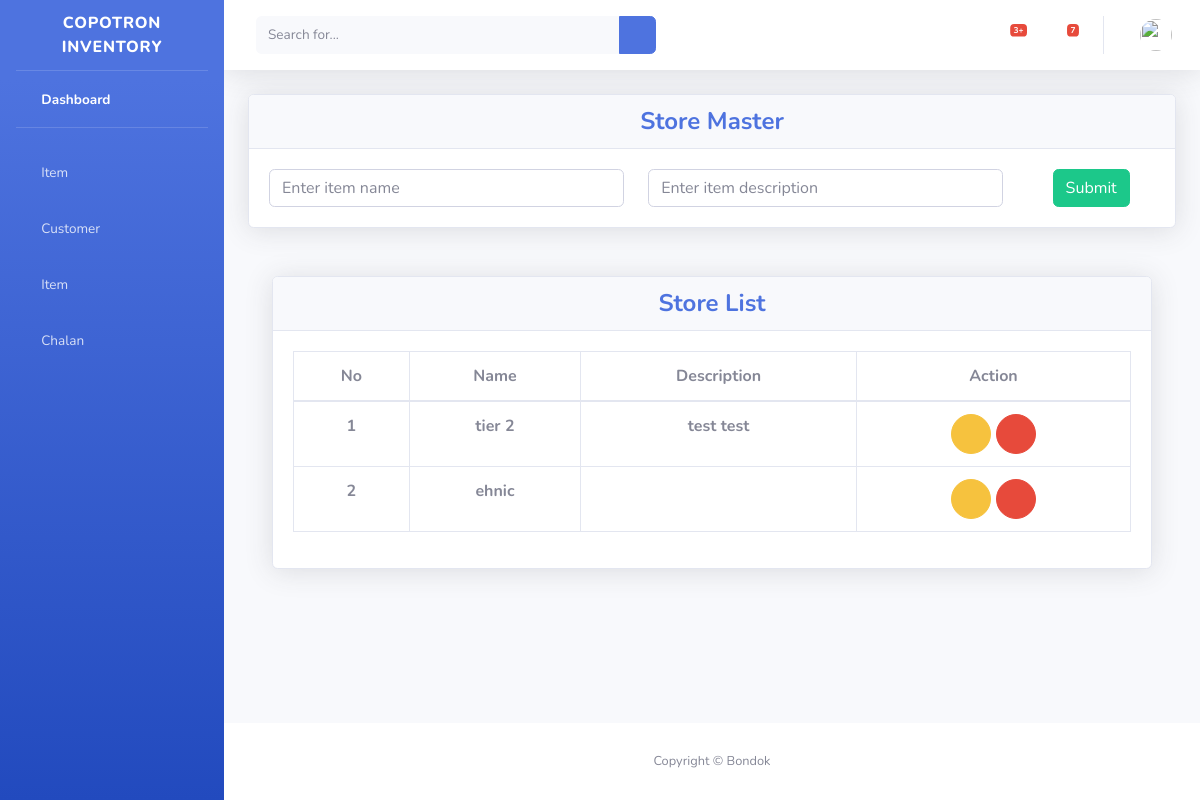
Page /store/ on the earlier database version.
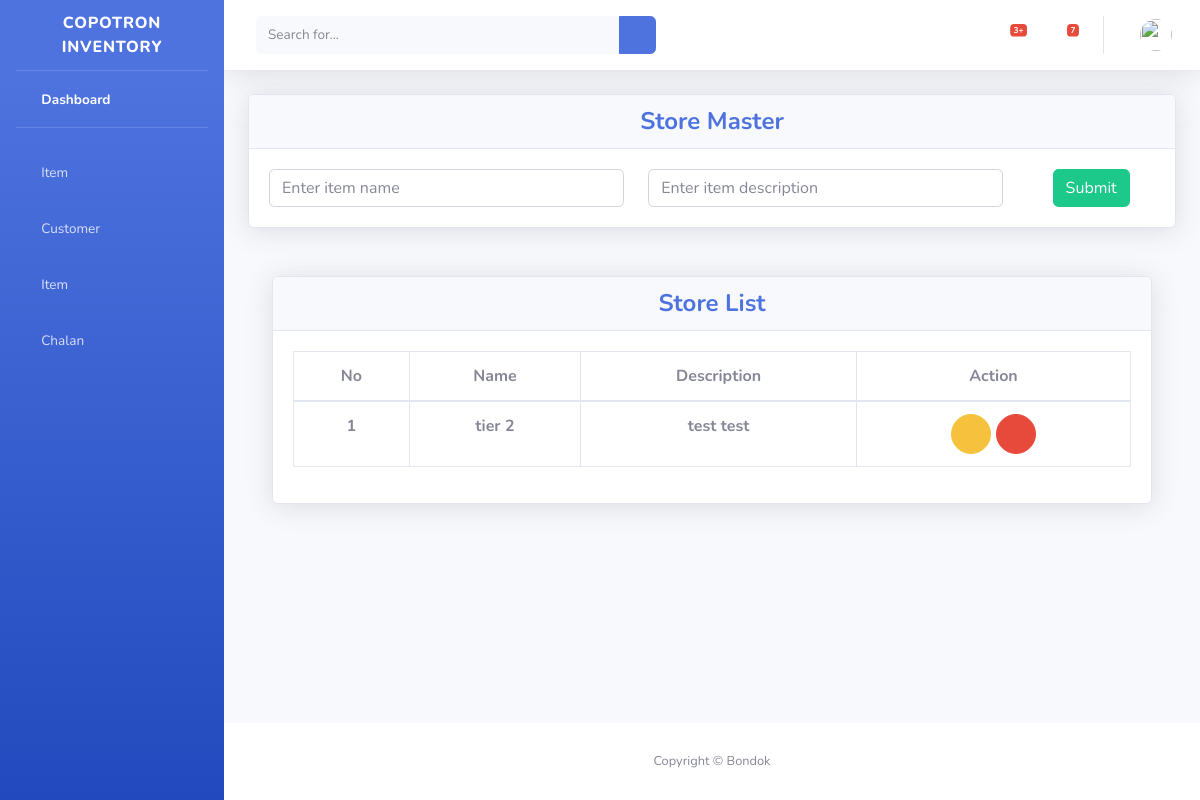
Same page on the later database version.
### store/models.py (models this page shows, shortened)
class Store(models.Model):
    name = models.CharField(max_length=100, null=True, blank=True)
    description = models.TextField(null=True, blank=True)
    class Meta:
        db_table = 'store'

### store/views.py (the view, shortened to what this page needs)
# urls.py: path("", views.StoreView.as_view(), name="store"),
class StoreView(View):
    form_class = StoreForm
    template_name = "store.html"
    def get(self, request):
        stores = Store.objects.all().order_by("-id")
        context = {"stores": stores}
        return render(request, self.template_name, context)

### store/templates/store.html (shortened to what this page needs)
{% extends 'base.html' %}
{% load static %}
{% block main %}
<div class="container-fluid">
    <div class="row">
        <div class="col-lg-12 col-md-12 mb-4">
        <div class="card shadow mb-4">
        <div class="card-header py-6" align="center">
            <h4 class="m-0 font-weight-bold text-primary" >Store Master</h4>
        </div>
        <div class="card-body" align="center">
            <form method="POST" id="add_store" action="{% url 'store' %}">
                <div class="row">
                    <div class="col-5">
                        <input type="text" name="name"  class="form-control" placeholder="Enter item name" required>
                    </div>
                    <div class="col-5">
                        <input type="text" name="description"  class="form-control" placeholder="Enter item description">
                    </div>
                    <div class="col-2">
                    <button class="btn btn-success">Submit</button>
                </div>
                </div>
            </form>
        </div>
        </div>
    </div>
</div>
<div class="container-fluid">
    <div class="row">
        <div class="col-lg-12 col-md-12 mb-4">
            <div class="card shadow mb-4">
                <div class="card-header py-6">
                    <h4 class="m-0 font-weight-bold text-center text-primary">Store List</h4>
                </div>
                <div class="card-body">
                <div class="table-responsive">
                <table class="table table-bordered text-center" id="dataTable" width="100%" cellspacing="0">
                    <thead>
                    <tr>
                        <th>No</th>
                        <th>Name</th>
                        <th>Description</th>
                        <th>Action</th>
                    </tr>
                    </thead>
                    <tbody>
                        {% for val in stores %}
                        <tr>
                            <th>{{ forloop.counter }}</th>
                            <th>{{ val.name }}</th>
                            <th>{{ val.description }}</th>
                            <th>
                                <a data-id="{{ val.id }}" data-target="#myModal"
                                    data-toggle="modal" class="edit_store_btn">
                                    <button class="btn btn-warning btn-circle">
                                        <i class="fas fa-exclamation-triangle"></i>
                                    </button>
                                </a>
                                <a data-id="{{ val.id }}"  class="delete_store_btn" value="{{csrf_token}}">
                                    <button class="btn btn-danger btn-circle">
                                        <i class="fas fa-trash"></i>
                                    </button>
                                </a>
                            </th>
                        </tr>
                        {% endfor %}
                    </tbody>
                </table>
                </div>
            </div>
            </div>
        </div>
        </div>
    </div>
</div>
{% endblock %}

Differences in the rows shown:
removed Store: name "ehnic"
